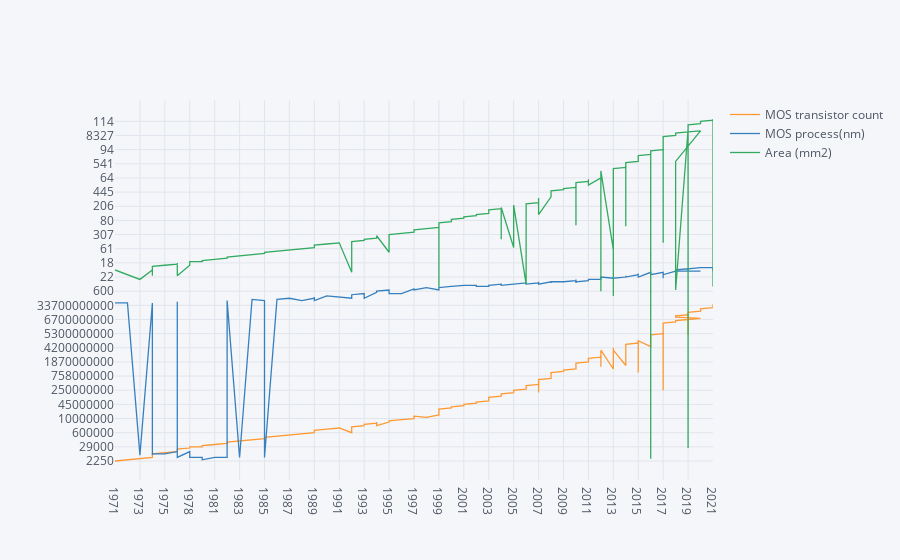

Here is the notebook cell this chart was saved with:
### Code cell
df2.iplot()

### Figure 1 — Plotly figure (JSON) as saved in the notebook; plotly's stock layout.template omitted (floating-point values rounded to 4 significant figures; data arrays with more than 128 entries replaced by an {"elided": "..."} marker saying what was removed)
{"data": [{"line": {"color": "rgba(255, 153, 51, 1.0)", "dash": "solid", "shape": "linear", "width": 1.3}, "mode": "lines", "name": "MOS transistor count", "text": "", "type": "scatter", "x": {"elided": "163 str values"}, "y": {"elided": "163 str values"}}, {"line": {"color": "rgba(55, 128, 191, 1.0)", "dash": "solid", "shape": "linear", "width": 1.3}, "mode": "lines", "name": "MOS process(nm)", "text": "", "type": "scatter", "x": {"elided": "163 str values"}, "y": {"elided": "163 str values"}}, {"line": {"color": "rgba(50, 171, 96, 1.0)", "dash": "solid", "shape": "linear", "width": 1.3}, "mode": "lines", "name": "Area (mm2)", "text": "", "type": "scatter", "x": {"elided": "163 str values"}, "y": {"elided": "163 str values"}}], "layout": {"legend": {"bgcolor": "#F5F6F9", "font": {"color": "#4D5663"}}, "paper_bgcolor": "#F5F6F9", "plot_bgcolor": "#F5F6F9", "title": {"font": {"color": "#4D5663"}}, "xaxis": {"gridcolor": "#E1E5ED", "showgrid": true, "tickfont": {"color": "#4D5663"}, "title": {"font": {"color": "#4D5663"}, "text": ""}, "zerolinecolor": "#E1E5ED"}, "yaxis": {"gridcolor": "#E1E5ED", "showgrid": true, "tickfont": {"color": "#4D5663"}, "title": {"font": {"color": "#4D5663"}, "text": ""}, "zerolinecolor": "#E1E5ED"}}}
